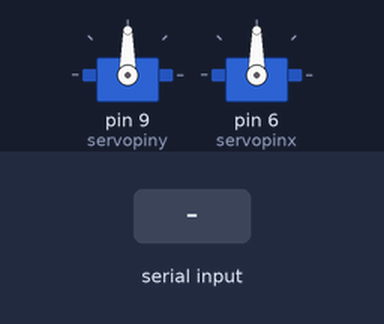
This sketch was run on a simulated Arduino Uno, built with avr-gcc and run on an emulated ATmega328P. On the bench: 2 × servo. The inputs (shaded band) are chosen by the test bench.

Above: at 2.2 s.
2.3 s: "1\n" received over Serial
At 2.6 s:
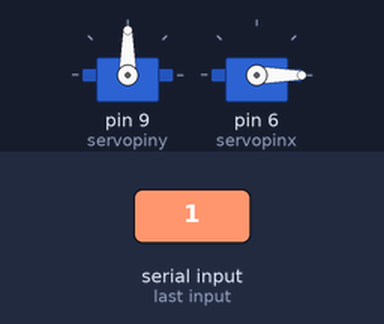
3.8 s: "2\n" received over Serial
At 4.9 s:
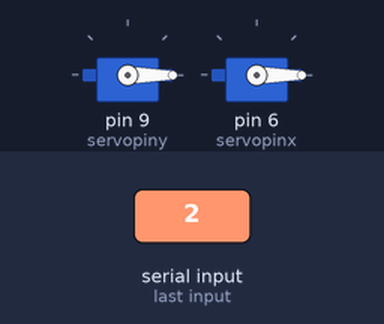
Timing chart, 0 to 6.8 s (numbered marks = the images above; inputs shaded):
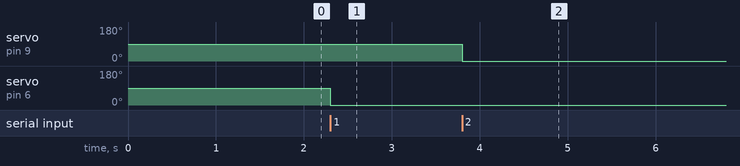

Measured:
- after the input at 2.3 s, servo on pin 6 (servopinx): 90° → 0° at once
- after the input at 3.8 s, servo on pin 9 (servopiny): 90° → 0° at once

The sketch:

GestureControl.ino
```cpp
#include <Servo.h>
Servo servox;
Servo servoy;
#define  servomaxx   180
#define  servomaxy   180
#define  servocenterx   90
#define  servocentery   90
#define  servopinx   6
#define  servopiny   9


int val1 = 0, val2 = 0;
int side = 0;

String inString = "";

void setup() {

  Serial.begin(9600);
  pinMode(servopinx, OUTPUT);
  pinMode(servopiny, OUTPUT);

  servoy.attach(servopiny);
  servox.attach(servopinx);
  servox.write(servocenterx);
  delay(500);
  servoy.write(servocentery);
  delay(500);

}
void loop () {

  while (Serial.available() > 0) {
    int inChar = Serial.read();
    if (isDigit(inChar))
    {
      inString += (char)inChar;
    }

    if (inChar == ',')
    {
      val1 = inString.toInt();
      inString = "";

    }
    if (inChar == '#')
    {
      val2 = inString.toInt();
      inString = "";
    }
    if (inChar == '\n')
    {
      side = inString.toInt();

      inString = "";
    }
  }
   if (side == 1)
  {
    servox.write(val1);

  side=0;
  }
  if (side == 2)
  {
    servoy.write(val1);
  side=0;
  }
}
```
